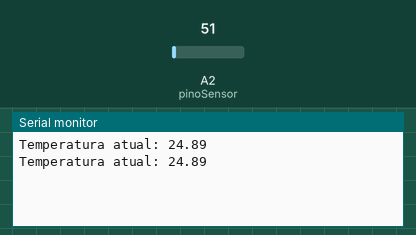
This sketch was run on a simulated Arduino Uno, built with avr-gcc and run on an emulated ATmega328P. Parts: the last lines printed to the serial monitor. The test bench sets the inputs (shaded band); at power-on: A2 (pinoSensor) = 51.

Above: at 1.8 s.
1.9 s: A2 (pinoSensor) set to 61
At 2.4 s:
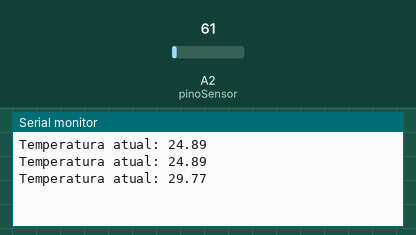
3.4 s: A2 (pinoSensor) set to 71
At 4.8 s:
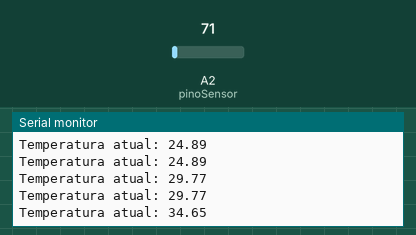
Timing chart, 0 to 6.4 s (numbered marks = the images above; inputs shaded):
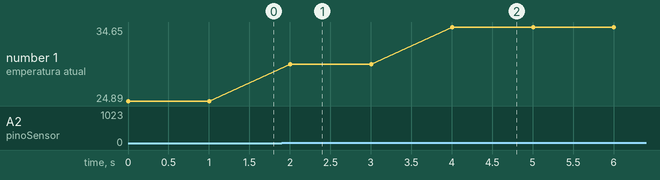

Measured:
- after the input at 1.9 s, the serial monitor: prints a new line after 0.10 s (image 1)
- after the input at 3.4 s, the serial monitor: prints a new line after 0.60 s (image 2)
- plotted number 1: 24.89 → 29.77 after the input at 1.9 s, 29.77 → 34.65 after the input at 3.4 s

The sketch:

Temperatura.ino
```cpp
/*
Exemplo para ligar o LM35 ao Arduino
13/12/2010
http://www.webtronico.com

  Conversor Analógico->Digital de 10 bits (1024).

  O valor máximo que pode entrar no A/D é 5V.
  Sendo assim, quando entrar:
  -> 5V o valor lido será 1023
  -> 2.5V o valor lido será 511 ou (1023/2)
  -> 0V o valor lido será 0
  Resumindo, é uma regra de três normal onde:
  5V - 1023
  X  - Y
*/
int pinoSensor = 2; //pino que está ligado o terminal central do LM35 (porta analogica 0)
int valorLido = 0; //valor lido na entrada analogica
float temperatura = 0; //valorLido convertido para temperatura

void setup() {
  Serial.begin(9600); //Inicializa comunicação Serial
}

void loop() {
  valorLido = analogRead(pinoSensor);
  temperatura = (valorLido * 0.00488);  // 5V / 1023 = 0.00488 (precisão do A/D)
  temperatura = temperatura * 100; //Converte milivolts para graus celcius, lembrando que a cada 10mV equivalem a 1 grau celcius
  Serial.print("Temperatura atual: ");
  Serial.println(temperatura);
  delay(1000); //espera 5 segundos para fazer nova leitura
}
```
